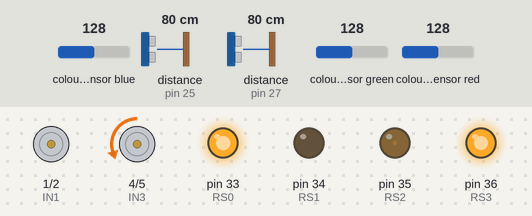
Simulated run of this sketch. Board: Arduino Mega 2560, built with avr-gcc and run on an emulated ATmega2560. On the bench: motor-driver pin pairs drawn as motors (green arrow = first pin HIGH = forward, orange = second pin HIGH = backward, longer = more drive, scaled by the enable pin), output pins drawn as LEDs (lit = HIGH). Wiring (inferred from the names in the program): ultrasonic range finder: trigger pin 26; echo pin 27; TCS3200 colour sensor: output pin 37; S2 pin 30; S3 pin 7; S0 pin 28; S1 pin 29. The test bench sets the inputs (shaded band); at power-on: distance to the obstacle (sensors on pin 27, pin 25) 80 cm, colour sensor blue 128, colour sensor green 128, colour sensor red 128. The echo pulse lasts 58.3 µs per cm; pins used as bus, display or sensor lines are not drawn.

Above: at 1.2 s.
1.3 s: distance to the obstacle (sensor on pin 27) set to 14 cm
At 1.9 s:
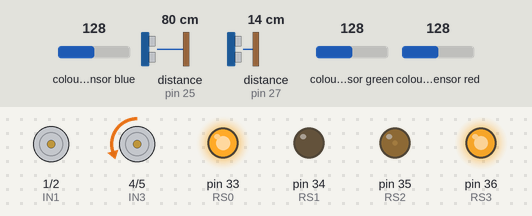
2.8 s: distance to the obstacle (sensor on pin 27) set to 11 cm
At 3.8 s:
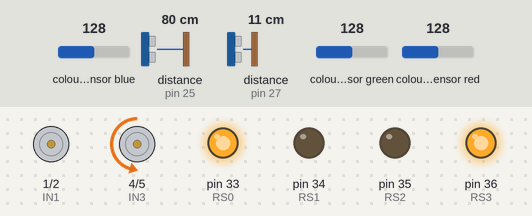
At 10.0 s:
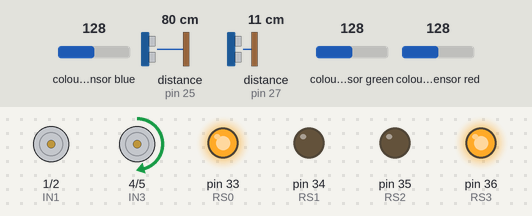
Timing chart, 0 to 10.3 s (numbered marks = the images above; inputs shaded):
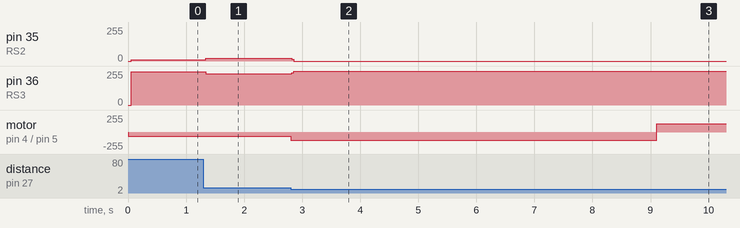

Measured:
- the behaviour switches between 13 and 12 cm on distance to the obstacle (sensor on pin 27) (found by bisection; images 1 and 2)
- after the input at 1.3 s, pin 35 (RS2): 8/255 → 19/255 at once; pin 36 (RS3): 248/255 → 236/255 at once
- after the input at 2.8 s, pin 35 (RS2): 19/255 → 0/255 at once; pin 36 (RS3): 236/255 → 255/255 at once; motor on pin 4 (IN3) / pin 5 (IN4): backward 61/255 → backward 122/255 at once, → forward 122/255 6.3 s later

The sketch:

ObstacleAvoidance_FINALGOOD.ino
```cpp
//Right Color Sensor, CS1
#define RS0 33
#define RS1 34
#define RS2 35
#define RS3 36
#define RSOut 37

//Left Color Sensor, CS2
#define LS0 28
#define LS1 29
#define LS2 30
#define LS3 7
#define LSOut 12

// Analog values for colors
//CS1
#define RredMin 90
#define RredMax 540
#define RgreenMin 100
#define RgreenMax 630
#define RblueMin 90
#define RblueMax 530
//CS2
#define LredMin 150
#define LredMax 540
#define LgreenMin 130
#define LgreenMax 610
#define LblueMin 110
#define LblueMax 520

//Left Motor
//I changed the values here to align with the chart Perrin made
#define ENA 0
#define IN1 1
#define IN2 2

// RIGHT Motor
#define ENB 3
#define IN3 4
#define IN4 5

// Ultrasonic Sensor 1, front of the vehicle
#define echoPin1 27
#define trigPin1 26

// _Ultrasonic Sensor 2, side of the vehicle
#define echoPin2 25
#define trigPin2 24

//Timing
#define speedR 24
#define speedL 24
#define waitTime 2800
#define turnTime1 6300
#define turnTime2 6950
#define turnTime3 6600

//Ultrasonic
#define targetDistance1 12
#define targetDistance2 30

//motors
int PWMvalR = 255*speedR/100;
int PWMvalL = 255*speedL/100;

//color sensor
int RredFreq = 0;     int LredFreq = 0;
int RgreenFreq = 0;   int LgreenFreq = 0;
int RblueFreq = 0;    int LblueFreq = 0;
int RredColor = 0;    int LredColor = 0;
int RgreenColor = 0;  int LgreenColor = 0;
int RblueColor = 0;   int LblueColor = 0;

char isColorR = 0;    char isColorL = 0;

//front ultrasonic sensor
long duration1;
int distance1;

//side ultrasonic sensor
long duration2;
int distance2;

//States
enum {FindBoundary,FindGap,Choice,End};
unsigned char state;

void setup() {
  // put your setup code here, to run once:
   // Set all motor controller pins as outputs
  pinMode(ENA, OUTPUT);
  pinMode(ENB, OUTPUT);
  pinMode(IN1, OUTPUT);
  pinMode(IN2, OUTPUT);
  pinMode(IN3, OUTPUT);
  pinMode(IN4, OUTPUT);

  // Initial state - Turn off all the motors
  digitalWrite(IN1, LOW);
  digitalWrite(IN2, LOW);
  digitalWrite(IN3, LOW);
  digitalWrite(IN4, LOW);

  // Port setup for LEFT and RIGHT color sensor pins
  pinMode(RS0, OUTPUT); pinMode(RS1, OUTPUT); pinMode(RS2, OUTPUT); pinMode(RS3, OUTPUT); pinMode(RSOut, INPUT);
  pinMode(LS0, OUTPUT); pinMode(LS1, OUTPUT); pinMode(LS2, OUTPUT); pinMode(LS3, OUTPUT); pinMode(LSOut, INPUT);

  // Setting sensor frequency scaling to 20%
  digitalWrite(RS0, HIGH); digitalWrite(RS1, LOW);
  digitalWrite(LS0, HIGH); digitalWrite(LS1, LOW);

  //ultrasonic sensors
  pinMode(trigPin1, OUTPUT);
  pinMode(echoPin1, INPUT);
  pinMode(trigPin2, OUTPUT);// I added this line to account for the other color sensor, it needs to be determined if the color sensor is the fron or the side one
  pinMode(echoPin2, INPUT);

  state = Choice;

  //Serial.begin(115200);
}

void loop() {
  // put your main code here, to run repeatedly:
  switch (state){

    case FindBoundary:
      if(SideUltrasonic() > targetDistance2){
        RotateRt();
        delay(turnTime2);
        Stop();
        state = Choice;
      }
      else if(RightSensor() == 1 && LeftSensor() == 1){
        Stop();
        state = FindGap;
      }
      else{
        Forward();
      }
    break;

    case FindGap:
      if(SideUltrasonic() > targetDistance2){
        Backward();
        delay(waitTime);
        RotateRt();
        delay(turnTime3);
        state = Choice;
      }
      else{
        Backward();
      }
    break;

    case Choice:
      if(FrontUltrasonic() < targetDistance1){
        RotateLft();
        delay(turnTime1);
        Stop();
        state = FindBoundary;
      }
      else if(RightSensor() == 2 && LeftSensor() == 2){
        Stop();
        state = End;
      }
      else{
        Forward();
      }
    break;

    case End:
      Stop();
    break;

    default:
      state = FindBoundary;//Choice;
    break;

  }

}

char RightSensor() {
  // Setting RED (R) filter photodiodes to be read
  digitalWrite(RS2,LOW);
  digitalWrite(RS3,LOW);
  RredFreq = pulseIn(RSOut, LOW);
  RredColor = map(RredFreq, RredMin, RredMax, 255, 0);

  // Setting GREEN (G) filtered photodiodes to be read
  digitalWrite(RS2,HIGH);
  digitalWrite(RS3,HIGH);
  RgreenFreq = pulseIn(RSOut, LOW);
  RgreenColor = map(RgreenFreq, RgreenMin, RgreenMax, 255, 0);

  // Setting BLUE (B) filtered photodiodes to be read
  digitalWrite(RS2,LOW);
  digitalWrite(RS3,HIGH);
  RblueFreq = pulseIn(RSOut, LOW);
  RblueColor = map(RblueFreq, RblueMin, RblueMax, 255, 0);

  if(RredColor>200 && RgreenColor>200 && RblueColor>200){ //checks if color is white
    isColorR = 1;
  }
  else if(RredColor<50 && RgreenColor<50 && RblueColor<50){
    isColorR = 0;
  }
  else if(RgreenColor>RredColor && RgreenColor>RblueColor){ //green
    isColorR = 2;
  }
  else{
    isColorR = 0;
  }
  return isColorR;
}

char LeftSensor() { // Uses color sensor to estimate the color of an object
  // Setting RED (R) filter photodiodes to be read
  digitalWrite(LS2,LOW);
  digitalWrite(LS3,LOW);
  LredFreq = pulseIn(LSOut, LOW);
  LredColor = map(LredFreq, LredMin, LredMax, 255, 0);

  // Setting GREEN (G) filtered photodiodes to be read
  digitalWrite(LS2,HIGH);
  digitalWrite(LS3,HIGH);
  LgreenFreq = pulseIn(LSOut, LOW);
  LgreenColor = map(LgreenFreq, LgreenMin, LgreenMax, 255, 0);

  // Setting BLUE (B) filtered photodiodes to be read
  digitalWrite(LS2,LOW);
  digitalWrite(LS3,HIGH);
  LblueFreq = pulseIn(LSOut, LOW);
  LblueColor = map(LblueFreq, LblueMin, LblueMax, 255, 0);

  if(LredColor>200 && LgreenColor>200 && LblueColor>200){
    isColorL = 1;
  }
  else if(LgreenColor>LredColor && LgreenColor>LblueColor){ //green
    isColorL = 2;
  }
   else if(LredColor<50 && LgreenColor<50 && LblueColor<50){
    isColorL = 0;
  }
  else{
    isColorL = 0;
  }
  return isColorL;
}

int FrontUltrasonic()
{
  digitalWrite(trigPin1, LOW);
  delayMicroseconds(2);
  digitalWrite(trigPin1, HIGH);
  delayMicroseconds(10);
  digitalWrite(trigPin1, LOW);
  duration1 = pulseIn(echoPin1, HIGH);
  distance1 = duration1 * 0.034 / 2;
  if(distance1 <= 1){ //if sensor breaks
    distance1 = 20;
  }
  return distance1;
}

int SideUltrasonic()
{
  digitalWrite(trigPin2, LOW);
  delayMicroseconds(2);
  digitalWrite(trigPin2, HIGH);
  delayMicroseconds(10);
  digitalWrite(trigPin2, LOW);
  duration2 = pulseIn(echoPin2, HIGH);
  distance2 = duration2 * 0.034 / 2;
  if(distance2 < 1){ //if sensor breaks
    distance2 = 20;
  }
  return distance2;
}

void Stop() {
  digitalWrite(IN1, LOW);
  digitalWrite(IN2, LOW);
  digitalWrite(IN3, LOW);
  digitalWrite(IN4, LOW);
}

void Forward() {
  analogWrite(ENA, PWMvalR);
  analogWrite(ENB, PWMvalL);

  digitalWrite(IN1, HIGH);
  digitalWrite(IN2, LOW);
  digitalWrite(IN3, LOW);
  digitalWrite(IN4, HIGH);
}

void RotateRt() {
  analogWrite(ENA, PWMvalR*2);
  analogWrite(ENB, PWMvalL*2);

  digitalWrite(IN1, HIGH);
  digitalWrite(IN2, LOW);
  digitalWrite(IN3, HIGH);
  digitalWrite(IN4, LOW);
}

void RotateLft() {
  analogWrite(ENA, PWMvalR*2);
  analogWrite(ENB, PWMvalL*2);

  digitalWrite(IN1, LOW);
  digitalWrite(IN2, HIGH);
  digitalWrite(IN3, LOW);
  digitalWrite(IN4, HIGH);
}

void Backward()
{
  analogWrite(ENA, PWMvalR);
  analogWrite(ENB, PWMvalL);

  digitalWrite(IN1, LOW);
  digitalWrite(IN2, HIGH);
  digitalWrite(IN3, HIGH);
  digitalWrite(IN4, LOW);
}
```
